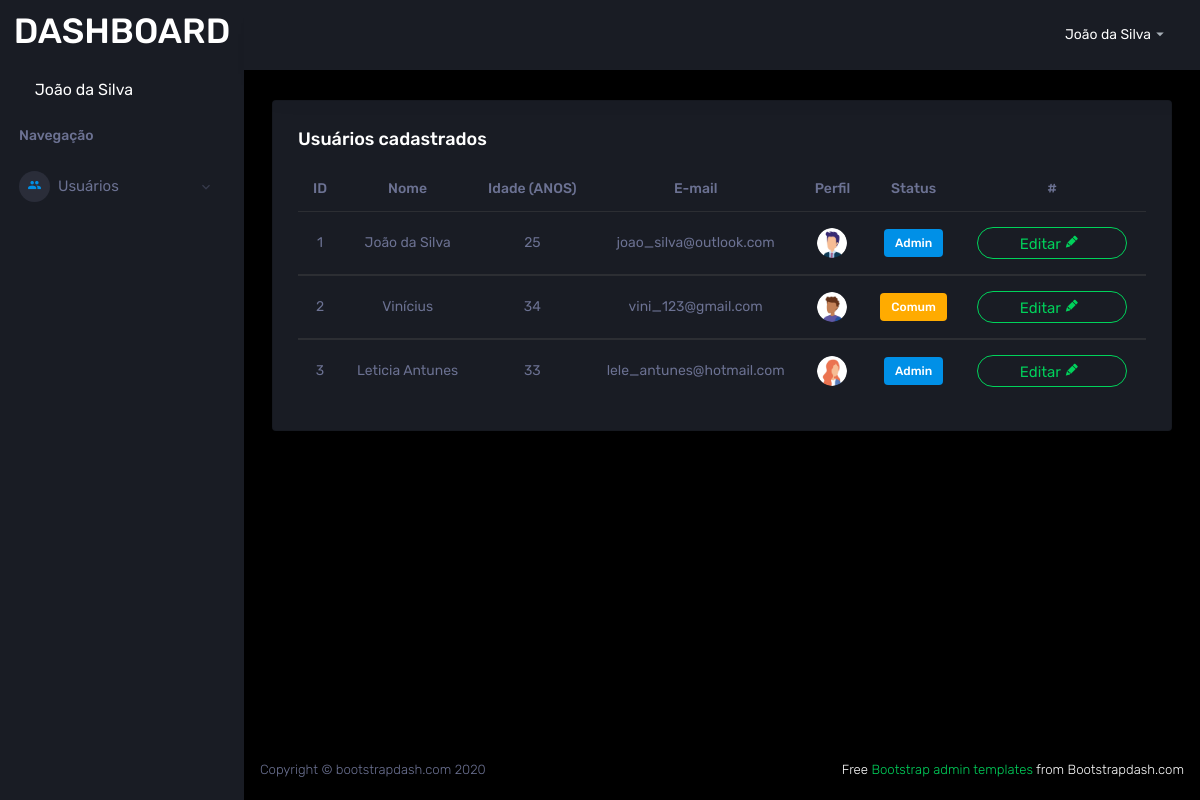
Screenshot of /template/pages/sistema/list-users.php (signed in) with the database file from the repository.
### tables this page shows
CREATE TABLE `users` (
  `id_user` int(11) NOT NULL,
  `name_user` varchar(30) NOT NULL,
  `age_user` int(3) NOT NULL,
  `email_user` varchar(40) NOT NULL,
  `img_user` varchar(60) NOT NULL,
  `password_user` varchar(12) NOT NULL,
  `level_user` int(3) NOT NULL
);

### template/pages/sistema/list-users.php (the view, shortened to what this page needs)
<?php
  $nome = $_SESSION['name_user'];
?>
<!DOCTYPE html>
<html lang="pt-br">
<head>
    <link rel="stylesheet" href="../../assets/vendors/mdi/css/materialdesignicons.min.css">
    <link rel="stylesheet" href="../../assets/vendors/css/vendor.bundle.base.css">
    <link rel="stylesheet" href="../../assets/css/style.css">
  </head>
  <body>
    <div class="container-scroller">
      <nav class="sidebar sidebar-offcanvas" id="sidebar">
        <div class="sidebar-brand-wrapper d-none d-lg-flex align-items-center justify-content-center fixed-top">
          <a class="text-white" style="text-decoration: none;" href="../../index.php"><h1>DASHBOARD</h1></a>
        </div>
        <ul class="nav">
          <li class="nav-item profile">
            <div class="profile-desc">
              <div class="profile-pic">
                <div class="profile-name">
                  <h5 class="mb-0 font-weight-normal"><?php echo $nome; ?></h5>
                </div>
              </div>
            </div>
          </li>
          <li class="nav-item nav-category">
            <span class="nav-link">Navegação</span>
          </li>
          <li class="nav-item menu-items">
            <a class="nav-link" data-toggle="collapse" href="#ui-basic" aria-expanded="false" aria-controls="ui-basic">
              <span class="menu-icon">
                <i class="mdi mdi-account-multiple text-primary"></i>
              </span>
              <span class="menu-title">Usuários</span>
              <i class="menu-arrow"></i>
            </a>
          </li>
        </ul>
      </nav>
      <div class="container-fluid page-body-wrapper">
        <nav class="navbar p-0 fixed-top d-flex flex-row">
          <div class="navbar-menu-wrapper flex-grow d-flex align-items-stretch">
            <ul class="navbar-nav navbar-nav-right">
              <li class="nav-item dropdown">
                <a class="nav-link" id="profileDropdown" href="#" data-toggle="dropdown">
                  <div class="navbar-profile">
                    <p class="mb-0 d-none d-sm-block navbar-profile-name"><?php echo $nome; ?></p>
                    <i class="mdi mdi-menu-down d-none d-sm-block"></i>
                  </div>
                </a>
              </li>
            </ul>
          </div>
        </nav>
        <div class="main-panel">
          <div class="content-wrapper">
            <div class="row">
              <div class="col-lg-12 grid-margin stretch-card">
                <div class="card">
                  <div class="card-body">
                    <h4 class="">Usuários cadastrados</h4>
                    <div class="table-responsive">
                      <table class="table" style="text-align: center;">
                        <thead>
                          <tr>
                            <th>ID</th>
                            <th>Nome</th>
                            <th>Idade (ANOS)</th>
                            <th>E-mail</th>
                            <th>Perfil</th>
                            <th>Status</th>
                            <th>#</th>
                            <th>#</th>
                          </tr>
                        </thead>
                        <?php
                          require('../../conect_bd.php');
                          $query = "SELECT * FROM users ORDER BY id_user ASC";
                          $busca = mysqli_query($link, $query);
                          $registro = mysqli_num_rows($busca);
                          if($registro == 0){
                            echo "<label class='badge badge-danger'>Não há usuários cadastrados.</label>";
                          }else{
                          while ($dados = mysqli_fetch_array($busca)) {
                            $id_user = $dados['id_user'];
                            $name = $dados['name_user'];
                            $age = $dados['age_user'];
                            $email = $dados['email_user'];
                            $profile = $dados['img_user'];
                            $status = $dados['level_user'];
                            if($status == '1'){
                              $level_show = "<label class='badge badge-primary'>Admin</label>";
                            }else{
                              $level_show = "<label class='badge badge-warning'>Comum</label>";
                            }
                        ?>
                                <tbody>
                                  <tr>
                                    <td><?php echo $id_user; ?></td>
                                    <td><?php echo $name; ?></td>
                                    <td><?php echo $age; ?></td>
                                    <td><?php echo $email; ?></td>
                                    <td><img src="<?php echo $profile; ?>"></td>
                                    <td><?php echo $level_show; ?></td>
                                    <td><a href="#"><button type="button" class="btn btn-outline-success btn-rounded btn-fw">Editar <i class="mdi mdi-lead-pencil"></i></button></a></td>
                                    <td><a href="#"><button type="button" class="btn btn-outline-danger btn-rounded btn-fw">Apagar <i class="mdi mdi-block-helper"></i></button></a></td>
                                  </tr>
                                </tbody>
                          <?php }
                           }
                           ?>
                      </table>
                    </div>
                  </div>
                </div>
              </div>
            </div>
          </div>
          <footer class="footer">
            <div class="d-sm-flex justify-content-center justify-content-sm-between">
              <span class="text-muted d-block text-center text-sm-left d-sm-inline-block">Copyright © bootstrapdash.com 2020</span>
              <span class="float-none float-sm-right d-block mt-1 mt-sm-0 text-center"> Free <a href="https://www.bootstrapdash.com/bootstrap-admin-template/" target="_blank">Bootstrap admin templates</a> from Bootstrapdash.com</span>
            </div>
          </footer>
        </div>
      </div>
    </div>
  </body>
</html>

### rows the page displays
users: id_user "1", name_user "João da Silva", age_user "25", email_user "joao_silva@outlook.com", img_user (picture), level_user "Admin"
users: id_user "2", name_user "Vinícius", age_user "34", email_user "vini_123@gmail.com", img_user (picture), level_user "Comum"
users: id_user "3", name_user "Leticia Antunes", age_user "33", email_user "lele_antunes@hotmail.com", img_user (picture), level_user "Admin"

### other values shown
$nome "João da Silva"
